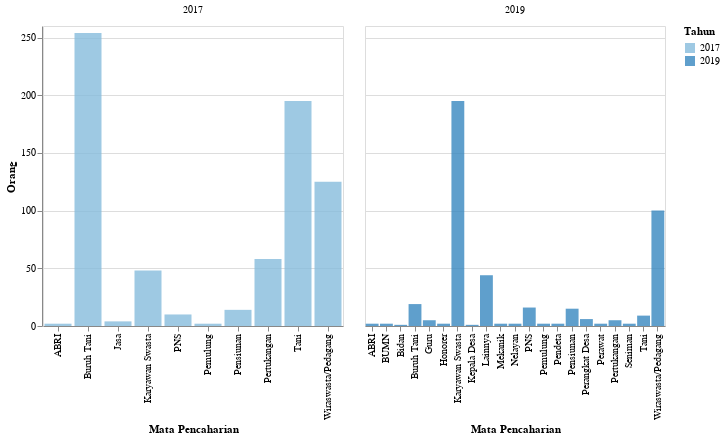

Notebook code cell kept with this figure:
### Markdown cell above
<h2> Kependudukan Berdasarkan Mata Pencaharian</h2>

### Code cell
df_6 = data('Penduduk menurut Mata Pencaharian')
plot6 = plot_2(df_6,'Orang','Mata Pencaharian',300)
plot6

### Figure 1 — Vega-Lite specification as saved in the notebook (floating-point values rounded to 4 significant figures)
{"config": {"view": {"continuousWidth": 400, "continuousHeight": 300}}, "data": {"name": "data-7893fa52b3da6e1dd5db8441183faf52"}, "mark": {"type": "bar", "opacity": 0.8}, "encoding": {"color": {"condition": {"type": "nominal", "field": "Tahun", "scale": {"scheme": "blues"}, "selection": "selector084"}, "value": "lightgray"}, "column": {"type": "ordinal", "field": "Tahun", "title": ""}, "tooltip": [{"type": "quantitative", "field": "Tahun"}, {"type": "nominal", "field": "Keterangan"}, {"type": "nominal", "field": "N"}, {"type": "nominal", "field": "Satuan"}], "x": {"type": "ordinal", "field": "Keterangan", "title": "Mata Pencaharian"}, "y": {"type": "quantitative", "axis": {"tickMinStep": 1}, "field": "N", "title": "Orang"}}, "resolve": {"scale": {"x": "independent"}}, "selection": {"selector084": {"type": "single", "encodings": ["y", "color"]}, "selector091": {"type": "interval", "bind": "scales", "encodings": ["x", "y"]}}, "width": 300, "$schema": "https://vega.github.io/schema/vega-lite/v4.8.1.json", "datasets": {"data-7893fa52b3da6e1dd5db8441183faf52": [{"Tahun": 2017, "Kode": 1, "Data": "Kependudukan", "Kode Kategori": 1.8, "Kategori": "Penduduk menurut Mata Pencaharian", "Keterangan": "PNS", "N": "10", "Satuan": "Orang"}, {"Tahun": 2017, "Kode": 1, "Data": "Kependudukan", "Kode Kategori": 1.8, "Kategori": "Penduduk menurut Mata Pencaharian", "Keterangan": "ABRI", "N": "2", "Satuan": "Orang"}, {"Tahun": 2017, "Kode": 1, "Data": "Kependudukan", "Kode Kategori": 1.8, "Kategori": "Penduduk menurut Mata Pencaharian", "Keterangan": "Karyawan Swasta", "N": "48", "Satuan": "Orang"}, {"Tahun": 2017, "Kode": 1, "Data": "Kependudukan", "Kode Kategori": 1.8, "Kategori": "Penduduk menurut Mata Pencaharian", "Keterangan": "Wiraswasta/Pedagang", "N": "125", "Satuan": "Orang"}, {"Tahun": 2017, "Kode": 1, "Data": "Kependudukan", "Kode Kategori": 1.8, "Kategori": "Penduduk menurut Mata Pencaharian", "Keterangan": "Tani", "N": "195", "Satuan": "Orang"}, {"Tahun": 2017, "Kode": 1, "Data": "Kependudukan", "Kode Kategori": 1.8, "Kategori": "Penduduk menurut Mata Pencaharian", "Keterangan": "Pertukangan", "N": "58", "Satuan": "Orang"}, {"Tahun": 2017, "Kode": 1, "Data": "Kependudukan", "Kode Kategori": 1.8, "Kategori": "Penduduk menurut Mata Pencaharian", "Keterangan": "Buruh Tani", "N": "254", "Satuan": "Orang"}, {"Tahun": 2017, "Kode": 1, "Data": "Kependudukan", "Kode Kategori": 1.8, "Kategori": "Penduduk menurut Mata Pencaharian", "Keterangan": "Pensiunan", "N": "14", "Satuan": "Orang"}, {"Tahun": 2017, "Kode": 1, "Data": "Kependudukan", "Kode Kategori": 1.8, "Kategori": "Penduduk menurut Mata Pencaharian", "Keterangan": "Nelayan", "N": null, "Satuan": "Orang"}, {"Tahun": 2017, "Kode": 1, "Data": "Kependudukan", "Kode Kategori": 1.8, "Kategori": "Penduduk menurut Mata Pencaharian", "Keterangan": "Pemulung", "N": "2", "Satuan": "Orang"}, {"Tahun": 2017, "Kode": 1, "Data": "Kependudukan", "Kode Kategori": 1.8, "Kategori": "Penduduk menurut Mata Pencaharian", "Keterangan": "Jasa", "N": "4", "Satuan": "Orang"}, {"Tahun": 2019, "Kode": 1, "Data": "Kependudukan", "Kode Kategori": 1.8, "Kategori": "Penduduk menurut Mata Pencaharian", "Keterangan": "PNS", "N": 16.0, "Satuan": "Orang"}, {"Tahun": 2019, "Kode": 1, "Data": "Kependudukan", "Kode Kategori": 1.8, "Kategori": "Penduduk menurut Mata Pencaharian", "Keterangan": "ABRI", "N": 2.0, "Satuan": "Orang"}, {"Tahun": 2019, "Kode": 1, "Data": "Kependudukan", "Kode Kategori": 1.8, "Kategori": "Penduduk menurut Mata Pencaharian", "Keterangan": "Karyawan Swasta", "N": 195.0, "Satuan": "Orang"}, {"Tahun": 2019, "Kode": 1, "Data": "Kependudukan", "Kode Kategori": 1.8, "Kategori": "Penduduk menurut Mata Pencaharian", "Keterangan": "Wiraswasta/Pedagang", "N": 100.0, "Satuan": "Orang"}, {"Tahun": 2019, "Kode": 1, "Data": "Kependudukan", "Kode Kategori": 1.8, "Kategori": "Penduduk menurut Mata Pencaharian", "Keterangan": "Tani", "N": 9.0, "Satuan": "Orang"}, {"Tahun": 2019, "Kode": 1, "Data": "Kependudukan", "Kode Kategori": 1.8, "Kategori": "Penduduk menurut Mata Pencaharian", "Keterangan": "Pertukangan", "N": 5.0, "Satuan": "Orang"}, {"Tahun": 2019, "Kode": 1, "Data": "Kependudukan", "Kode Kategori": 1.8, "Kategori": "Penduduk menurut Mata Pencaharian", "Keterangan": "Buruh Tani", "N": 19.0, "Satuan": "Orang"}, {"Tahun": 2019, "Kode": 1, "Data": "Kependudukan", "Kode Kategori": 1.8, "Kategori": "Penduduk menurut Mata Pencaharian", "Keterangan": "Pensiunan", "N": 15.0, "Satuan": "Orang"}, {"Tahun": 2019, "Kode": 1, "Data": "Kependudukan", "Kode Kategori": 1.8, "Kategori": "Penduduk menurut Mata Pencaharian", "Keterangan": "Nelayan", "N": 2.0, "Satuan": "Orang"}, {"Tahun": 2019, "Kode": 1, "Data": "Kependudukan", "Kode Kategori": 1.8, "Kategori": "Penduduk menurut Mata Pencaharian", "Keterangan": "Pemulung", "N": 2.0, "Satuan": "Orang"}, {"Tahun": 2019, "Kode": 1, "Data": "Kependudukan", "Kode Kategori": 1.8, "Kategori": "Penduduk menurut Mata Pencaharian", "Keterangan": "BUMN", "N": 2.0, "Satuan": "Orang"}, {"Tahun": 2019, "Kode": 1, "Data": "Kependudukan", "Kode Kategori": 1.8, "Kategori": "Penduduk menurut Mata Pencaharian", "Keterangan": "Honorer", "N": 2.0, "Satuan": "Orang"}, {"Tahun": 2019, "Kode": 1, "Data": "Kependudukan", "Kode Kategori": 1.8, "Kategori": "Penduduk menurut Mata Pencaharian", "Keterangan": "Guru", "N": 5.0, "Satuan": "Orang"}, {"Tahun": 2019, "Kode": 1, "Data": "Kependudukan", "Kode Kategori": 1.8, "Kategori": "Penduduk menurut Mata Pencaharian", "Keterangan": "Bidan", "N": 1.0, "Satuan": "Orang"}, {"Tahun": 2019, "Kode": 1, "Data": "Kependudukan", "Kode Kategori": 1.8, "Kategori": "Penduduk menurut Mata Pencaharian", "Keterangan": "Perawat", "N": 2.0, "Satuan": "Orang"}, {"Tahun": 2019, "Kode": 1, "Data": "Kependudukan", "Kode Kategori": 1.8, "Kategori": "Penduduk menurut Mata Pencaharian", "Keterangan": "Pendeta", "N": 2.0, "Satuan": "Orang"}, {"Tahun": 2019, "Kode": 1, "Data": "Kependudukan", "Kode Kategori": 1.8, "Kategori": "Penduduk menurut Mata Pencaharian", "Keterangan": "Seniman", "N": 2.0, "Satuan": "Orang"}, {"Tahun": 2019, "Kode": 1, "Data": "Kependudukan", "Kode Kategori": 1.8, "Kategori": "Penduduk menurut Mata Pencaharian", "Keterangan": "Mekanik", "N": 2.0, "Satuan": "Orang"}, {"Tahun": 2019, "Kode": 1, "Data": "Kependudukan", "Kode Kategori": 1.8, "Kategori": "Penduduk menurut Mata Pencaharian", "Keterangan": "Kepala Desa", "N": 1.0, "Satuan": "Orang"}, {"Tahun": 2019, "Kode": 1, "Data": "Kependudukan", "Kode Kategori": 1.8, "Kategori": "Penduduk menurut Mata Pencaharian", "Keterangan": "Perangkat Desa", "N": 6.0, "Satuan": "Orang"}, {"Tahun": 2019, "Kode": 1, "Data": "Kependudukan", "Kode Kategori": 1.8, "Kategori": "Penduduk menurut Mata Pencaharian", "Keterangan": "Lainnya", "N": 44.0, "Satuan": "Orang"}]}}
